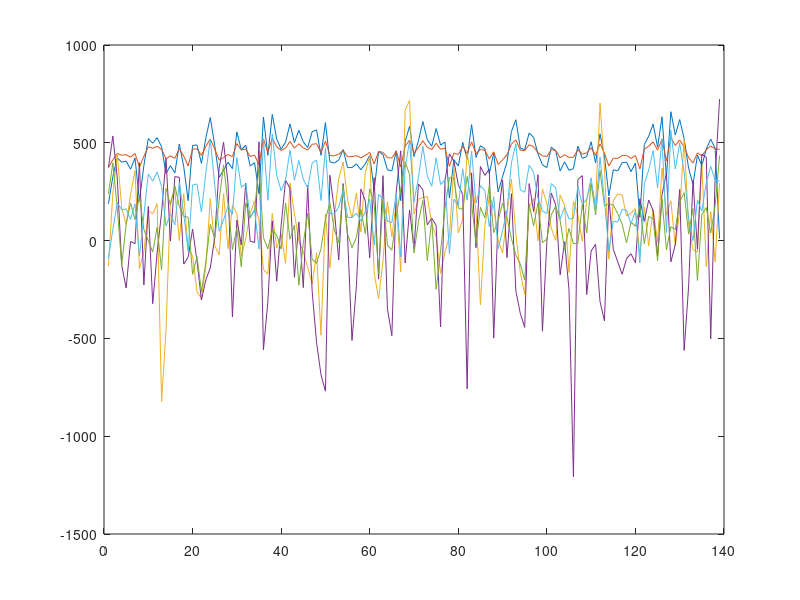

MATLAB code for this plot:
clear();
x = load('trainData01.txt');
y = 1: 139;
B = x(:,2);
minv = min(B);
maxv = max(B);
meanv = mean(B);
figure
plot(y,x(:,1),y,x(:,2),y,x(:,3),y,x(:,4),y,x(:,5),y,x(:,6));
%  figure
%  plot(y, x(:,2));
%  figure
%  plot(y,x(:,3));
%  figure
%  plot(y,x(:,4));
%  figure
%  plot(y,x(:,5));
%  figure
%  plot(y,x(:,6));

